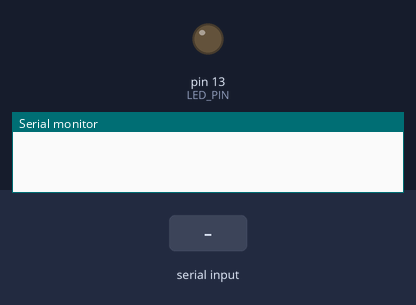
Simulated run of this sketch. Board: Arduino Uno, built with avr-gcc and run on an emulated ATmega328P. Parts: output pins drawn as LEDs (lit = HIGH), the last lines printed to the serial monitor. The inputs (shaded band) are chosen by the test bench.

Above: at 1.2 s.
1.3 s: "90,45\n" received over Serial
At 2.6 s:
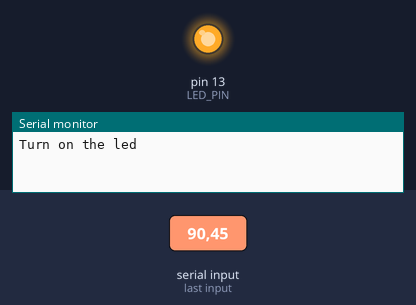
3.8 s: "0\n" received over Serial
At 5.7 s:
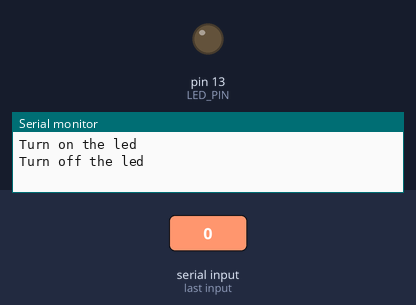
6.3 s: "30,150\n" received over Serial
At 7.6 s:
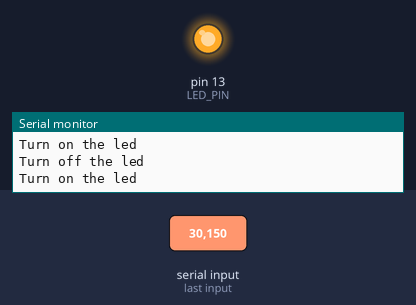
Timing chart, 0 to 9.3 s (numbered marks = the images above; inputs shaded):
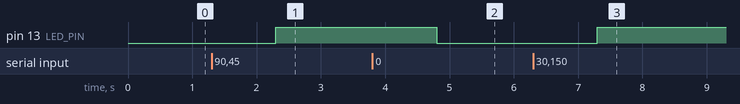

The sketch:

Aruino_receive_data.ino
```cpp
#include <Arduino.h>
#define LED_PIN 13


void setup() {
  // put your setup code here, to run once:
  pinMode(LED_PIN, 13);
  digitalWrite(13, LOW);

  Serial.begin(115200);
}

void loop() {
  // put your main code here, to run repeatedly:
  if(Serial.available()){
    int x = Serial.readString().toInt();
    if(x == 0){
      digitalWrite(LED_PIN, LOW);
      Serial.println("Turn off the led");
    }
    else{
      digitalWrite(LED_PIN, HIGH);
      Serial.println("Turn on the led");
    }
  }
}
```

Measured:
- after the input at 1.3 s, pin 13 (LED_PIN): LOW → HIGH after 1.0 s
- after the input at 3.8 s, pin 13 (LED_PIN): HIGH → LOW after 1.0 s
- after the input at 6.3 s, pin 13 (LED_PIN): LOW → HIGH after 1.0 s
